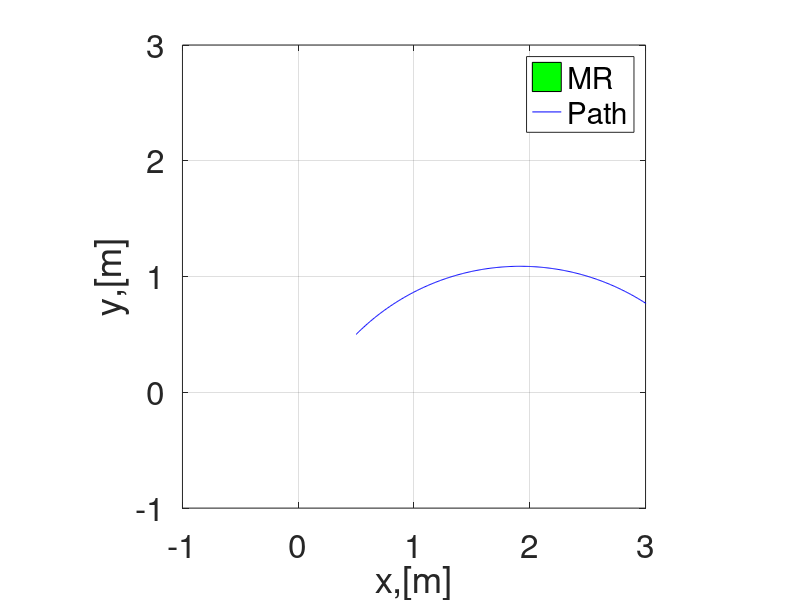

Write MATLAB code to recreate this figure.
clear all;
clc;
close all;
dt=0.1;
ts=100;
t=0:dt:ts;
x0=0.5;
y0=0.5;
psi0=pi/4;
eta0=[x0;y0;psi0];
eta(:,1)=eta0;

a=0.2;d=0.5;
%%Loop starts here
for i=1:length(t)
    psi=eta(3,i);
    J_psi=[cos(psi) -sin(psi) 0;
           sin(psi) cos(psi)  0;
            0         0       1];
    % %inputs
   omega1=0.5;
   omega2=0.3;
   
   omega=[omega1;omega2];
   W=[a/2 a/2;
       0 0;
       -a/(2*d) a/(2*d)];
    % %velocity input commands
     zeta(:,i)=W*omega;
   
     %%time derivative of generailsed coordinates
    eta_dot(:,i)=J_psi*zeta(:,i);

    %%Position propogation using Euler Method
    eta(:,i+1)=eta(:,i)+dt*eta_dot(:,i); %Status update
end
% figure
% plot(t,eta(1,1:i),'r-');
% set(gca,'fontsize',24)
% xlabel('t[sec]');
% ylabel('x[m]');
% 
% figure
% plot(t,eta(2,1:i),'b-');
% set(gca,'fontsize',24)
% xlabel('t[sec]');
% ylabel('y[m]');
% 
% figure
% plot(t,eta(3,1:i),'g-');
% set(gca,'fontsize',24)
% xlabel('t[sec]');
% ylabel('\psi[rad]');
% plot(t,eta(1,1:i),'r-');
% hold on;
% plot(t,eta(2,1:i),'b--');
% hold on;
% plot(t,eta(3,1:i),'m-.');
% legend('x,[m]','y,[m]','\psi,[rad]');
% set(gca,'fontsize',24)
% ylabel('\eta');
% xlabel('t[s]');

%%Animaton(mobile robot motion animation)
l=0.4;
w=2*d;
%mobile robot coordinates
mr_co=[-l/2,l/2,l/2,-l/2,-l/2;
       -w/2,-w/2,w/2,w/2,-w/2;];
figure
for i=1:5:length(t) %animation starts here
    psi=eta(3,i)
    R_psi=[cos(psi) -sin(psi);
           sin(psi)   cos(psi);];
    v_pos=R_psi*mr_co;
    fill(v_pos(1,:)+eta(1,i),v_pos(2,:)+eta(2,i),'g');
    hold on;
    grid on;
    axis([-1 3 -1 3]);
    axis square;
    plot(eta(1,1:i),eta(2,1:i),'b')
    legend('MR','Path')
    set(gca,'fontsize',24)
    xlabel('x,[m]');
    ylabel('y,[m]');
    pause(0.01);
    hold off
end

